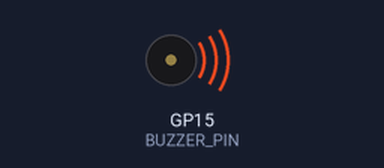
The program below on a simulated Raspberry Pi Pico running MicroPython. Shown: buzzer (waves = sounding). What the program prints to the serial console is not drawn. At 5.0 s the program stops and its outputs stay as they are.

Above: at 0.2 s.
Timing chart, 0 to 3.0 s (numbered marks = the images above):
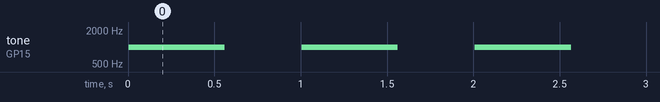

Measured:
- by itself, tone on GP15 (BUZZER_PIN): alternates 1000 Hz for 0.56 s and silent for 0.44 s, 10 changes in all, then stays silent

The program:

backup_demo.py
```python
import rp2


@rp2.asm_pio(set_init=rp2.PIO.OUT_LOW)
def back_up():
    pull(block)  # Read the half period of the beep sound.
    mov(isr, osr)  # Store the half period in ISR.
    pull(block)  # Read the period_count.

    wrap_target()  # Start of the main loop.

    # Generate the beep sound.
    mov(x, osr)  # Load period_count into X.
    label("beep_loop")

    set(pins, 1)  # Set the buzzer to high voltage (start the tone).
    mov(y, isr)  # Load the half period into Y.
    label("beep_high_delay")
    jmp(y_dec, "beep_high_delay")  # Delay for the half period.
    set(pins, 0)  # Set the buzzer to low voltage (end the tone).
    mov(y, isr)  # Load the half period into Y.
    label("beep_low_delay")
    jmp(y_dec, "beep_low_delay")  # Delay for the low duration.

    jmp(x_dec, "beep_loop")  # Repeat the beep loop.

    # Silence between beeps.
    mov(x, osr)  # Load the period count into X for outer loop.
    label("silence_loop")

    mov(y, isr)  # Load the half period into Y for inner loop.
    label("silence_delay")
    jmp(y_dec, "silence_delay")[1]  # Delay for two clock cycles (jmp + 1 extra)

    jmp(x_dec, "silence_loop")  # Repeat the silence loop.

    wrap()  # End of the main loop, jumps back to wrap_target for continuous execution.


import machine
from machine import Pin
import time

BUZZER_PIN = 15


def demo_back_up():
    print("Hello, back_up!")
    pio0 = rp2.PIO(0)
    pio0.remove_program()
    state_machine_frequency = machine.freq()
    back_up_state_machine = rp2.StateMachine(0, back_up, set_base=Pin(BUZZER_PIN))

    try:
        back_up_state_machine.active(1)
        half_period = int(state_machine_frequency / 1000 / 2)
        period_count = int(state_machine_frequency * 0.5 / (half_period * 2))
        print(f"half_period: {half_period}, period_count: {period_count}")
        back_up_state_machine.put(half_period)
        back_up_state_machine.put(period_count)
        time.sleep_ms(5_000)
    except KeyboardInterrupt:
        print("back_up demo stopped.")
    finally:
        back_up_state_machine.active(0)


demo_back_up()
```
